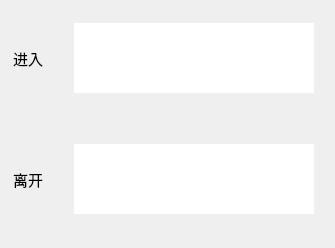
<?xml version="1.0" encoding="UTF-8"?>
<ui version="4.0">
 <class>camera</class>
 <widget class="QWidget" name="camera">
  <property name="geometry">
   <rect>
    <x>0</x>
    <y>0</y>
    <width>335</width>
    <height>248</height>
   </rect>
  </property>
  <property name="windowTitle">
   <string>摄像头模拟器</string>
  </property>
  <widget class="QLabel" name="label_camera_in">
   <property name="geometry">
    <rect>
     <x>74</x>
     <y>23</y>
     <width>240</width>
     <height>70</height>
    </rect>
   </property>
   <property name="acceptDrops">
    <bool>true</bool>
   </property>
   <property name="styleSheet">
    <string notr="true">background-color: rgb(255, 255, 255);</string>
   </property>
   <property name="text">
    <string/>
   </property>
  </widget>
  <widget class="QLabel" name="label">
   <property name="geometry">
    <rect>
     <x>13</x>
     <y>36</y>
     <width>51</width>
     <height>45</height>
    </rect>
   </property>
   <property name="font">
    <font>
     <family>Arial</family>
     <pointsize>11</pointsize>
    </font>
   </property>
   <property name="text">
    <string>进入</string>
   </property>
  </widget>
  <widget class="QLabel" name="label_2">
   <property name="geometry">
    <rect>
     <x>13</x>
     <y>157</y>
     <width>51</width>
     <height>45</height>
    </rect>
   </property>
   <property name="font">
    <font>
     <family>Arial</family>
     <pointsize>11</pointsize>
    </font>
   </property>
   <property name="text">
    <string>离开</string>
   </property>
  </widget>
  <widget class="QLabel" name="label_camera_in_2">
   <property name="geometry">
    <rect>
     <x>74</x>
     <y>144</y>
     <width>240</width>
     <height>70</height>
    </rect>
   </property>
   <property name="acceptDrops">
    <bool>true</bool>
   </property>
   <property name="styleSheet">
    <string notr="true">background-color: rgb(255, 255, 255);</string>
   </property>
   <property name="text">
    <string/>
   </property>
  </widget>
 </widget>
 <resources/>
 <connections/>
</ui>
